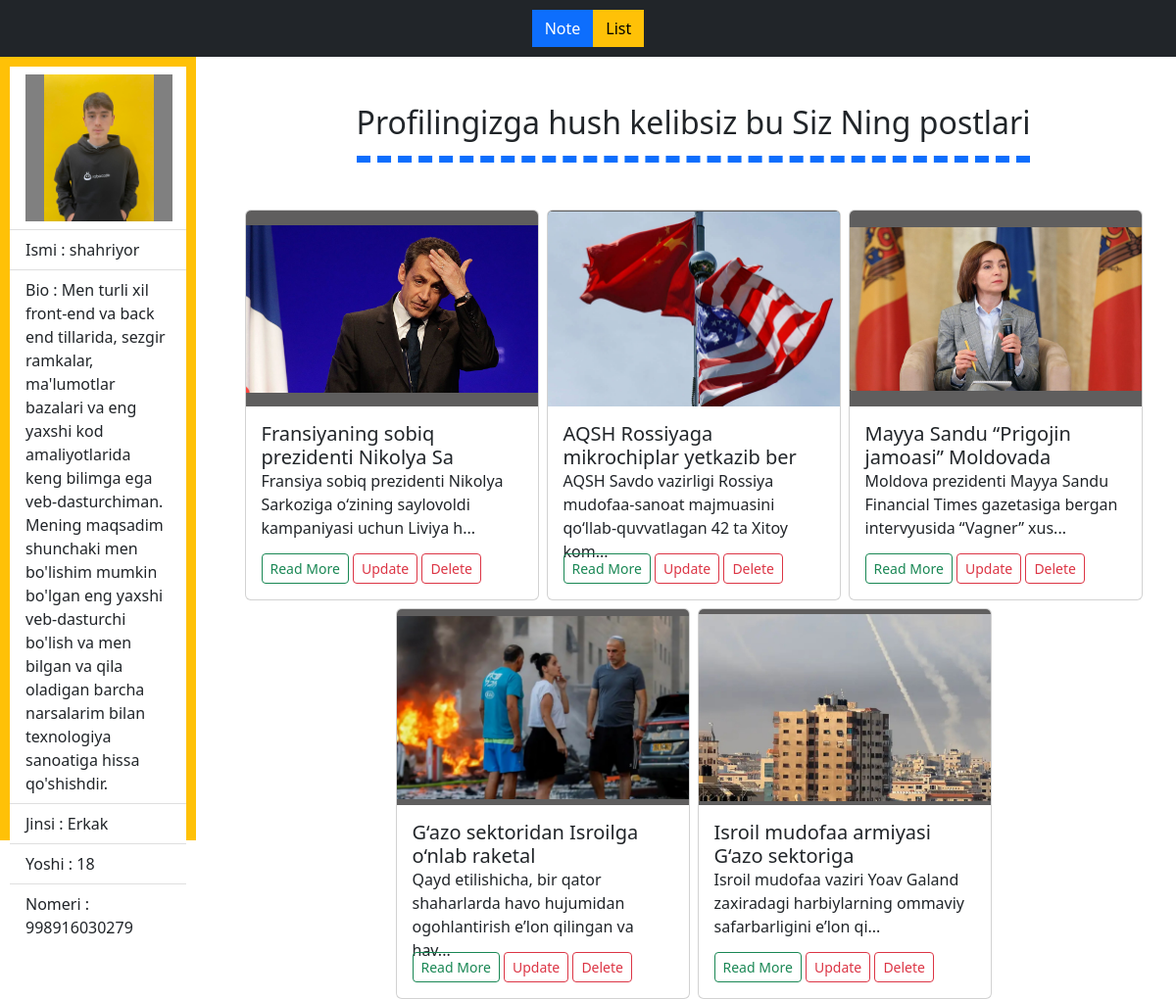
Screenshot of /users/shahriyor/ (signed in) with the database file from the repository.
### crud/models.py (models this page shows, shortened)
class Profile(models.Model):
    user = models.OneToOneField(User, on_delete=models.CASCADE,auto_created=True)
    image = models.ImageField( upload_to='profiles/' )
    bio = models.TextField()
    jinsi = models.CharField(choices=JINS,max_length=100)
    ages = models.IntegerField()
    numberphone = models.IntegerField(default='998')
    def __str__(self):
        return str( self.user.username)

class Post(models.Model):
    title = models.CharField(max_length=200)
    body = models.TextField()
    img = models.ImageField(upload_to='img/')
    vaqti = models.CharField(max_length=200,default=datetime.date.today)
    categ = models.ForeignKey(Category,on_delete=models.CASCADE,default=1)
    user = models.CharField(max_length=200)
    class Meta:
        ordering = ('-id','-id')

### crud/views.py (the view)
# urls.py: path('users/<str:username>/',profile_view, name='profile_view'),
def profile_view(request, username):
    u = User.objects.get(username=username)
    posts = Post.objects.all()
    hdata3 = Profile.objects.all()
    conte = {
        'users':u,
        'posts':posts,
        'profile':hdata3,
    }
    return render( request,'userabout.html', context=conte)

### crud/models.py (called while the page is built)
    def __str__(self):
        return self.title

### templates/userabout.html (shortened to what this page needs)
<!DOCTYPE html>
<html lang="en">
<head>
    {% include 'link.html' %}
</head>
<body>
<header class="bg-dark" style="display: flex; justify-content: center;  align-items: center; padding: 10px 5%;" >
<a href="/"><span style="border-radius: 0 !important;" class="btn btn-primary">Note</span><span class="btn btn-warning" style="border-radius: 0 !important;">List</span></a>
</header>
<section style="display:flex; gap: 15px;">
<div style="width: 200px; padding: 10px; height: 100vh; " class="bg-warning">
{% for i in profile %}
{% if i.user == users %}
<ul class="list-group list-group-flush">
    <li class="list-group-item"> <img style=" width: 150px; height: 150px; object-fit:contain; background-color: gray;" src="/media/{{i.image}}" alt="">
    </li>
    <li class=" list-group-item ">Ismi : {{i}}</li>
    <li class=" list-group-item ">Bio : {{i.bio}}</li>
    <li class=" list-group-item ">Jinsi : {{i.jinsi}}</li>
    <li class=" list-group-item ">Yoshi : {{i.ages}}</li>
    <li class=" list-group-item ">Nomeri : {{i.numberphone}}</li>
</ul>
{% endif %}
{% endfor %}
</div>
<div class="w-100">
<center class="my-5">
  {% if users == user %}
  <h2 style=" width: fit-content; padding-bottom: 15px; border-bottom: 7px dashed #0d6efd;">Profilingizga hush kelibsiz bu Siz Ning postlari</h2>
  {% else %}
  <h2 style=" width: fit-content; padding-bottom: 15px; border-bottom: 7px dashed #0d6efd;"><span class="text-primary" style="text-transform: capitalize;">{{users}}</span>  Ning postlari</h2>
  {% endif %}
</center>
<div id="posts" class="d-flex justify-content-center gap-2 flex-wrap">
{% for i in posts %}
{% if i.user == users.username %}
<div style="width: 300px;">
  <div class="card">
    <img src="/media/{{i.img}}" style="width: 100%; height: 200px; object-fit: contain; background: url(https://www.shutterstock.com/shutterstock/photos/547089406/display_1500/stock-vector-background-black-and-white-squares-547089406.jpg); background-size: 80% 250px ;  background-color: rgba(38, 37, 37, 0.738); background-blend-mode:color;" alt="" class="card-img-top">
    <div class="card-body">
{% if i.title|length > 100 %}
<h5 style="height: 40px;" class="card-text">{{i.title|slice:"0:40"}}...</h5>
{% else %}
<h5 style="height: 40px;" class="card-text">{{i.title|slice:"0:40"}}</h5>
{% endif %}
{% if i.body|length > 100 %}
<p style="height: 70px;" class="card-text">{{i.body|slice:"0:90"}}...</p>
{% else %}
<p style="height: 70px;" class="card-text">{{i.body|slice:"0:90"}}</p>
{% endif %}
<a onclick="user_changehtml(this)" data-bs-toggle="modal" data-bs-target="#staticBackdrop"  data-user="{{i.user}}" data-categ="{{i.categ}}" data-vaqti="{{i.vaqti}}" data-img="/media/{{i.img}}" data-title="{{i.title}}" data-body="{{i.body}}" class="btn btn-outline-success btn-sm">Read More</a>
{% if user.is_superuser or i.user == user.username %}
<a href="post_edit/{{i.id}}" class="btn btn-outline-danger btn-sm">Update</a>
<a href="delete_post/{{i.title}}" class="btn btn-outline-danger btn-sm">Delete</a>
{% endif %}
  </div>
   </div>
</div>
{% endif %}
{% endfor %}
</div>
</div>
</section>
</body>
</html>

### rows the page displays
Profile: image (picture), user.username "shahriyor", bio "Men turli xil front-end va back end tillarida, sezgir ramkalar, ma'lumotlar bazalari va eng yaxshi kod amaliyotlarida keng bilimga ega veb-dasturchiman. Mening maqsadim shunchaki men bo'lishim mumkin bo'lgan eng yaxshi veb-dasturchi bo'lish va men bilgan va qila oladigan barcha narsalarim bilan texnologiya sanoatiga hissa qo'shishdir.", jinsi "Erkak", ages "18", numberphone "998916030279"
Post: img (picture), title "Fransiyaning sobiq prezidenti Nikolya Sa", body "Fransiya sobiq prezidenti Nikolya Sarkoziga o‘zining saylovoldi kampaniyasi uchun Liviya h"
Post: img (picture), title "AQSH Rossiyaga mikrochiplar yetkazib ber", body "AQSH Savdo vazirligi Rossiya mudofaa-sanoat majmuasini qo‘llab-quvvatlagan 42 ta Xitoy kom"
Post: img (picture), title "Mayya Sandu “Prigojin jamoasi” Moldovada", body "Moldova prezidenti Mayya Sandu Financial Times gazetasiga bergan intervyusida “Vagner” xus"
Post: img (picture), title "G‘azo sektoridan Isroilga o‘nlab raketal", body "Qayd etilishicha, bir qator shaharlarda havo hujumidan ogohlantirish eʼlon qilingan va hav"
Post: img (picture), title "Isroil mudofaa armiyasi G‘azo sektoriga", body "Isroil mudofaa vaziri Yoav Galand zaxiradagi harbiylarning ommaviy safarbarligini e’lon qi"
